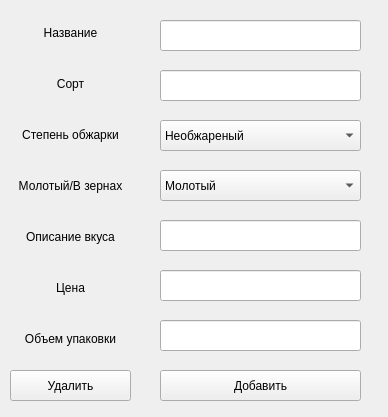
<?xml version="1.0" encoding="UTF-8"?>
<ui version="4.0">
 <class>Form</class>
 <widget class="QWidget" name="Form">
  <property name="geometry">
   <rect>
    <x>0</x>
    <y>0</y>
    <width>388</width>
    <height>417</height>
   </rect>
  </property>
  <property name="windowTitle">
   <string>Form</string>
  </property>
  <widget class="QComboBox" name="comboBox">
   <property name="geometry">
    <rect>
     <x>160</x>
     <y>120</y>
     <width>201</width>
     <height>31</height>
    </rect>
   </property>
   <item>
    <property name="text">
     <string>Необжареный</string>
    </property>
   </item>
   <item>
    <property name="text">
     <string>Светлая обжарка</string>
    </property>
   </item>
   <item>
    <property name="text">
     <string>Средняя</string>
    </property>
   </item>
   <item>
    <property name="text">
     <string>Темная</string>
    </property>
   </item>
  </widget>
  <widget class="QWidget" name="gridLayoutWidget">
   <property name="geometry">
    <rect>
     <x>10</x>
     <y>10</y>
     <width>121</width>
     <height>351</height>
    </rect>
   </property>
   <layout class="QGridLayout" name="gridLayout">
    <item row="2" column="0">
     <widget class="QLabel" name="label_3">
      <property name="text">
       <string>Степень обжарки</string>
      </property>
      <property name="alignment">
       <set>Qt::AlignCenter</set>
      </property>
     </widget>
    </item>
    <item row="0" column="0">
     <widget class="QLabel" name="label">
      <property name="text">
       <string>Название</string>
      </property>
      <property name="alignment">
       <set>Qt::AlignCenter</set>
      </property>
     </widget>
    </item>
    <item row="5" column="0">
     <widget class="QLabel" name="label_6">
      <property name="text">
       <string>Цена</string>
      </property>
      <property name="alignment">
       <set>Qt::AlignCenter</set>
      </property>
     </widget>
    </item>
    <item row="4" column="0">
     <widget class="QLabel" name="label_5">
      <property name="text">
       <string>Описание вкуса</string>
      </property>
      <property name="alignment">
       <set>Qt::AlignCenter</set>
      </property>
     </widget>
    </item>
    <item row="3" column="0">
     <widget class="QLabel" name="label_4">
      <property name="text">
       <string>Молотый/В зернах</string>
      </property>
      <property name="alignment">
       <set>Qt::AlignCenter</set>
      </property>
     </widget>
    </item>
    <item row="1" column="0">
     <widget class="QLabel" name="label_2">
      <property name="text">
       <string>Сорт</string>
      </property>
      <property name="alignment">
       <set>Qt::AlignCenter</set>
      </property>
     </widget>
    </item>
    <item row="6" column="0">
     <widget class="QLabel" name="label_7">
      <property name="text">
       <string>Объем упаковки</string>
      </property>
      <property name="alignment">
       <set>Qt::AlignCenter</set>
      </property>
     </widget>
    </item>
   </layout>
  </widget>
  <widget class="QLineEdit" name="lineEdit">
   <property name="geometry">
    <rect>
     <x>160</x>
     <y>20</y>
     <width>201</width>
     <height>31</height>
    </rect>
   </property>
  </widget>
  <widget class="QLineEdit" name="lineEdit_2">
   <property name="geometry">
    <rect>
     <x>160</x>
     <y>70</y>
     <width>201</width>
     <height>31</height>
    </rect>
   </property>
  </widget>
  <widget class="QComboBox" name="comboBox_2">
   <property name="geometry">
    <rect>
     <x>160</x>
     <y>170</y>
     <width>201</width>
     <height>31</height>
    </rect>
   </property>
   <item>
    <property name="text">
     <string>Молотый</string>
    </property>
   </item>
   <item>
    <property name="text">
     <string>В зернах</string>
    </property>
   </item>
  </widget>
  <widget class="QLineEdit" name="lineEdit_3">
   <property name="geometry">
    <rect>
     <x>160</x>
     <y>220</y>
     <width>201</width>
     <height>31</height>
    </rect>
   </property>
  </widget>
  <widget class="QLineEdit" name="lineEdit_4">
   <property name="geometry">
    <rect>
     <x>160</x>
     <y>270</y>
     <width>201</width>
     <height>31</height>
    </rect>
   </property>
  </widget>
  <widget class="QLineEdit" name="lineEdit_5">
   <property name="geometry">
    <rect>
     <x>160</x>
     <y>320</y>
     <width>201</width>
     <height>31</height>
    </rect>
   </property>
  </widget>
  <widget class="QPushButton" name="pushButton">
   <property name="geometry">
    <rect>
     <x>160</x>
     <y>370</y>
     <width>201</width>
     <height>31</height>
    </rect>
   </property>
   <property name="text">
    <string>Добавить</string>
   </property>
  </widget>
  <widget class="QPushButton" name="pushButton_2">
   <property name="geometry">
    <rect>
     <x>10</x>
     <y>370</y>
     <width>121</width>
     <height>31</height>
    </rect>
   </property>
   <property name="text">
    <string>Удалить</string>
   </property>
  </widget>
 </widget>
 <resources/>
 <connections/>
</ui>
